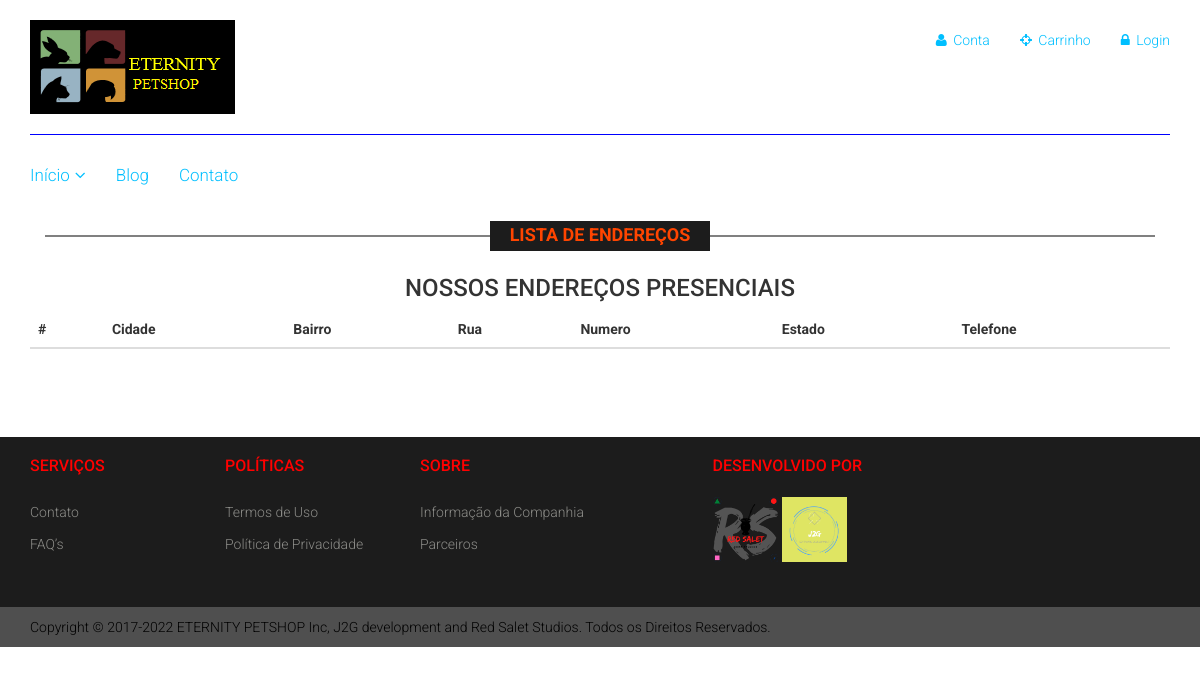
Before: /Listar/Contato.php with the older database file.
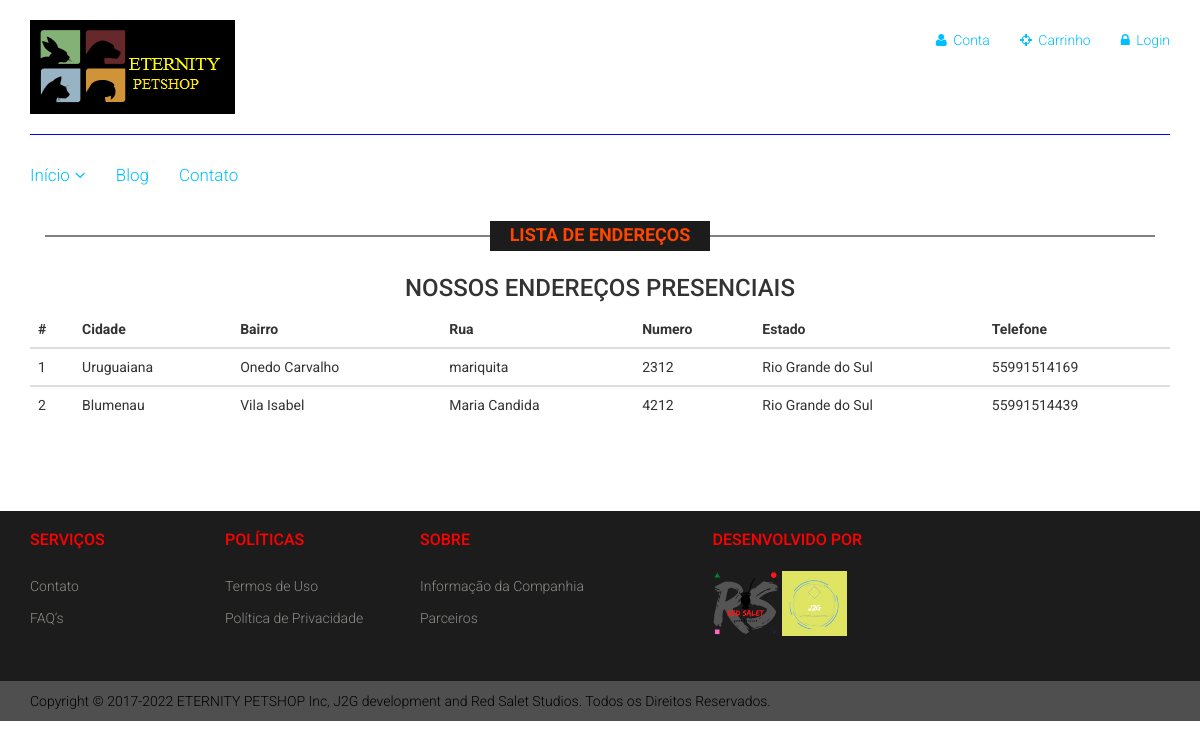
After: the same page with the newer database file.
### tables this page shows
CREATE TABLE endereco (
    idEndereco int(11) NOT NULL auto_increment,
    bairro varchar(45) NOT NULL,
    rua varchar(45) NOT NULL,
    numero varchar(45) NOT NULL,
    cidadeId int NULL,
    estadoID int NULL,
    telefone varchar(20) NOT NULL,
     
    PRIMARY KEY (idEndereco),
    CONSTRAINT fk_EnderecoCidade FOREIGN KEY (cidadeId) REFERENCES cidade(idCidade),
   CONSTRAINT fk_EnderecoEstado FOREIGN KEY (estadoId) REFERENCES estado(idEstado)
     
)CHARSET=utf8;

CREATE TABLE cidade(
    idCidade int(11) NOT NULL auto_increment,
    nome varchar(45) NOT NULL,
    idEstado int,
    PRIMARY KEY (idCidade)
     
)CHARSET=utf8;

CREATE TABLE estado(
    idEstado int(11) NOT NULL auto_increment,
    nome varchar(45) NOT NULL,
    UF char(2) NOT NULL,
    idPais int,
    PRIMARY KEY (idEstado),
    CONSTRAINT fk_Pais FOREIGN KEY (idPais) REFERENCES pais(idPais)
)CHARSET=utf8;

### Listar/tabelaEndereco.php (the view)
<?php
include("../conexao/conexao.php");
$sql = "SELECT en.idEndereco,c.nome as cidade, en.bairro, en.rua, en.numero, en.telefone as telefone, est.nome as estado
		FROM endereco AS en
		JOIN cidade AS c ON en.cidadeId = c.idCidade
		JOIN estado AS est ON en.estadoId = est.idEstado
      --  JOIN pais AS pa ON en.idPais = pa.idPais
      ORDER BY idEndereco;";
$resultado = mysqli_query($conn,$sql);
?>
<div class="table-responsive">
<table class="table">
   <thead class="thead-dark">
      <tr>
         <th scope="col">#</th>
         <th scope="col">Cidade</th>
         <th scope="col">Bairro</th>
         <th scope="col">Rua</th>
         <th scope="col">Numero</th>
         <th scope="col">Estado</th>
         <th scope="col">Telefone</th>
      </tr>
   </thead>
   <?php
      while($dado = mysqli_fetch_array($resultado)){ ?>
   <tbody>
      <tr>
         <td><?php echo $dado["idEndereco"] ;?></td>
         <td><?php echo $dado["cidade"] ;?></td>
         <td><?php echo $dado["bairro"] ;?></td>
         <td><?php echo $dado["rua"] ;?></td>
         <td><?php echo $dado["numero"] ;?></td>
         <td><?php echo $dado["estado"] ;?></td>
         <td><?php echo $dado["telefone"] ;?></td>
   </tbody>
   <?php
      }
      ?>
</table>
</div>

### Listar/Contato.php (shortened to what this page needs)
<?php
   include("../conexao/conexao.php");
   ?>
<!DOCTYPE html>
<html lang="pt-br">
   <head>
      <link href="../css/bootstrap.min.css" rel="stylesheet">
      <link href="../css/font-awesome.min.css" rel="stylesheet">
      <link href="../css/main.css" rel="stylesheet">
      <link href="../css/responsive.css" rel="stylesheet">
      <link href="../css/photos.css" rel="stylesheet">
   </head>
   <body>
      <?php include("../Header/header.php"); ?>
      <section>
         <div class="container">
            <div class="row">
               <div class="col-sm-12">
                  <div class="blog-post-area">
                     <h2 class="title text-center">Lista de Endereços</h2>
                     <h3 style="text-align:center;text-transform:uppercase;">Nossos endereços presenciais</h3>
                     <div class="single-blog-post">
                        <?php
                           include("tabelaEndereco.php");
                           ?>
                     </div>
                  </div>
                  <div class="socials-share">
                  </div>
               </div>
            </div>
         </div>
      </section>
      <?php include("../Footer/footer.php"); ?>
   </body>
</html>

### Header/header.php (shortened to what this page needs)
<header id="header">
    <div class="header-middle">
        <div class="container">
            <div class="row">
                <div class="col-sm-4">
                    <div class="logo pull-left">
                        <a href="../Index/index.php"><img src="../imagens/home/logo.png" alt="" /></a>
                    </div>
                </div>
                <div class="col-sm-8">
                    <div class="shop-menu pull-right">
                        <ul class="nav navbar-nav">
                            <li>
                                <a href="#"><i class="fa fa-user"></i> Conta</a>
                            </li>
                            <li>
                                <a href="checkout.html"><i class="fa fa-crosshairs"></i> Carrinho</a>
                            </li>
                            <li>
                                <a href="../Login/loginIndex.php"><i class="fa fa-lock"></i> Login</a>
                            </li>
                        </ul>
                    </div>
                </div>
            </div>
        </div>
    </div>
    <div class="header-bottom">
        <div class="container">
            <div class="row">
                <div class="col-sm-9">
                    <div class="mainmenu pull-left">
                        <ul class="nav navbar-nav collapse navbar-collapse">
                            <li class="dropdown">
                                <a href="../Index/index.php">Início<i class="fa fa-angle-down"></i></a>
                            </li>
                            <li><a href="../Blog/blog.php">Blog</a></li>
                            <li><a href="../Listar/contato.php">Contato</a></li>
                        </ul>
                    </div>
                </div>
            </div>
        </div>
    </div>
</header>

### Footer/footer.php
<footer id="footer">
    <div class="footer-widget">
        <div class="container">
            <div class="row">
                <div class="col-sm-2">
                    <div class="single-widget">
                        <h2>Serviços</h2>
                        <ul class="nav nav-pills nav-stacked">
                            <li><a href="#">Contato</a></li>
                            <li><a href="#">FAQ’s</a></li>
                        </ul>
                    </div>
                </div>
                <div class="col-sm-2">
                    <div class="single-widget">
                        <h2>POLÍTICAS</h2>
                        <ul class="nav nav-pills nav-stacked">
                            <li><a href="#">Termos de Uso</a></li>
                            <li><a href="#">Política de Privacidade</a></li>
                        </ul>
                    </div>
                </div>
                <div class="col-sm-2">
                    <div class="single-widget">
                        <h2>SOBRE</h2>
                        <ul class="nav nav-pills nav-stacked">
                            <li><a href="#">Informação da Companhia</a></li>
                            <li><a href="#">Parceiros</a></li>
                        </ul>
                    </div>
                </div>
                <div class="col-sm-3 col-sm-offset-1">
                    <div class="single-widget">
                        <h2>Desenvolvido Por</h2>
                        <figure class="photo">
                            <a href="https://github.com/jocelinoFG017"><img src="../imagens/parceiros/gameStudio.png" alt="" /></a>
                            <a href="https://github.com/jocelinoFG017"><img src="../imagens/parceiros/softwareDev.png" alt="" /></a>
                        </figure>
                    </div>
                </div>
            </div>
        </div>
    </div>
    <div class="footer-bottom">
        <div class="container">
            <div class="row">
                <p class="pull-left">Copyright © 2017-2022 ETERNITY PETSHOP Inc, J2G development and Red Salet Studios. Todos os Direitos Reservados.</p>
            </div>
        </div>
    </div>
</footer>

### css/main.css (style rules this page uses)
body { font-family: 'Roboto', sans-serif; background: white; position: relative; font-weight:400px; }
ul li { list-style: none; }
a { -webkit-transition: 300ms; -moz-transition: 300ms; -o-transition: 300ms; transition: 300ms; }
h1, h2, h3, h4, h5, h6 { font-family: 'Roboto', sans-serif; }
.header-middle .container .row { border-bottom: 1px solid blue; margin-left: 0; margin-right: 0; padding-bottom: 20px; padding-top: 20px; }
.header-middle .container .row .col-sm-4 { padding-left: 0; }
.header-middle .container .row .col-sm-8 { padding-right:0; }
.shop-menu ul li { display:inline-block; padding-left: 15px; padding-right: 15px; }
.shop-menu ul li:last-child { padding-right: 0; }
.shop-menu ul li a { color: #00BFFF; font-family: 'Roboto', sans-serif; font-size: 14px; font-weight: 300; padding:0; padding-right: 0; margin-top: 10px; }
.shop-menu ul li a i { margin-right:3px; }
.header-bottom { padding-bottom: 30px; padding-top: 30px; }
.navbar-collapse.collapse { padding-left: 0; }
.mainmenu ul li { padding-right: 15px; padding-left: 15px; }
.mainmenu ul li:first-child { padding-left: 0px; }
.mainmenu ul li a { color: #00BFFF; font-family: 'Roboto', arial; font-size: 17px; font-weight: 300; padding: 0; padding-bottom: 10px; }
.fa-angle-down { padding-left: 5px; }
#footer { background: #1C1C1C; }
.footer-widget { margin-bottom: 45px; }
.single-widget h2 { color: red; font-family: 'Roboto', sans-serif; font-size: 16px; font-weight: 500; margin-bottom: 22px; text-transform: uppercase; }
.single-widget ul li a { color: #8C8C88; font-family: 'Roboto', sans-serif; font-size: 14px; font-weight: 300; padding: 5px 0; }
.footer-bottom { background: #4F4F4F; padding-top: 10px; }
.footer-bottom p { color: black; font-family: 'Roboto', sans-serif; font-weight: 300; margin-left: 15px; }
.left-sidebar h2:after, h2.title:after { content: " "; position: absolute; border: 1px solid gray; bottom:8px; left: 0; width: 100%; height: 0; z-index: -2; }
h2.title:before { content: " "; position: absolute; background:#1C1C1C; bottom: -6px; width: 220px; height: 30px; z-index: -1; left: 50%; margin-left: -110px; }
h2.title { color: #FF4500; font-family: 'Roboto', sans-serif; font-size: 18px; font-weight: 700; margin: 0 15px; text-transform: uppercase; margin-bottom: 30px; position: relative; }
.socials-share { margin-bottom: 30px; margin-top: 18px; }

### css/photos.css (style rules this page uses)
.photo img { height: 10%; width: 25%; }

Changed rows visible on the page:
now on this page (row edited): endereco: idEndereco "1", cidadeId.nome "Uruguaiana", bairro "Onedo Carvalho", rua "mariquita", numero "2312", estadoID.nome "Rio Grande do Sul", telefone "55991514169"
now on this page (row edited): endereco: idEndereco "2", cidadeId.nome "Blumenau", bairro "Vila Isabel", rua "Maria Candida", numero "4212", estadoID.nome "Rio Grande do Sul", telefone "55991514439"
